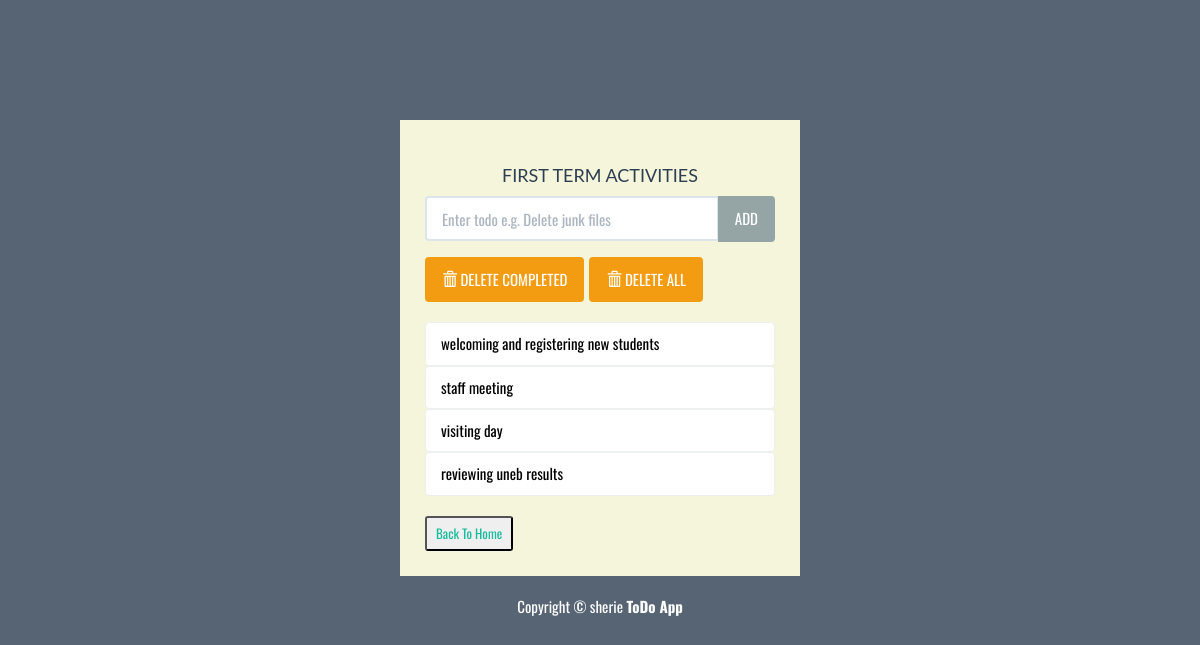
The app's page /activity/activity with its own data.
### todo/models.py (models this page shows, shortened)
class Todo(models.Model):
    text = models.CharField(max_length=40)
    complete = models.BooleanField(default=False)

### todo/views.py (the view)
# urls.py: path('activity/', include('todo.urls'))
def activity(request):
    todo_list = Todo.objects.order_by('id')
    form = TodoForm()
    context = {'todo_list': todo_list, 'form': form}
    return render(request, 'todo/activity.html', context)

### todo/forms.py
class TodoForm(forms.Form):
    text = forms.CharField(max_length=40,
                           widget=forms.TextInput(
                               attrs={'class': 'form-control', 'placeholder': 'Enter todo e.g. Delete junk files',
                                      'aria-label': 'Todo', 'aria-describedby': 'add-btn'}))

### todo/templates/todo/activity.html (shortened to what this page needs)
{% load static %}
<!DOCTYPE html>
<html lang="en">
	<head>
		<link rel="stylesheet" href="{% static 'todo/bs/css/flatly.min.css' %}" />
		<link rel="stylesheet" href="{% static 'todo/styles.css' %}" />
	</head>
	<body>
		<div class="container-fluid" id="wrapper">
			<div class="row">
				<div class="col-lg-4 col-lg-offset-4" id="content">
					<h2>FIRST TERM ACTIVITIES</h2>
					<form action="{% url 'add' %}" method="POST" role="form">
						<div class="form-group">
							<div class="input-group">
							  {{ form.text }}
							  <span class="input-group-btn">
								  <button type="submit" class="btn btn-default" id="add-btn">ADD</button>
							  </span>
							</div>
						</div>
					</form>
					<div class="row t10">
						<div class="col-lg-12">
							<div class="btn-toolbar">
								<div class="btn-group">
									<a href="{% url 'deletecomplete' %}"><button type="button" class="btn btn-warning">
										<i class="glyphicon glyphicon-trash"></i> DELETE COMPLETED
									</button></a>
								</div>
								<div class="btn-group">
									<a href="{% url 'deleteall' %}"><button type="button" class="btn btn-warning">
										<i class="glyphicon glyphicon-trash"></i> DELETE ALL
									</button></a>
								</div>
							</div>
						</div>
					</div>
					<ul class="list-group t20">
						{% for todo in todo_list %}
							{% if todo.complete %}
							<li class="list-group-item todo-completed">{{ todo.text }}</li>
							{% else %}
							<a href="{% url 'complete' todo.id %}"><li class="list-group-item">{{ todo.text }}</li></a>
							{% endif %}
						{% endfor %}
					</ul>
                    <button class="btn-sm" type="back"><a href="{% url 'index' %}">Back To Home</a></button>
				</div>
			</div>
			<footer>
				<div class="row pad">
					<div class="col-lg-12 text-center">
						Copyright &copy; sherie <strong>ToDo App</strong>
					</div>
				</div>
			</footer>
		</div>
	</body>
</html>

### todo/static/todo/styles.css (style rules this page uses)
body { background: rgba(44, 62, 80, .8); font-family: 'Oswald', 'Futura', sans-serif; }
#wrapper { margin-top: 10% !important; }
#content { background: beige; padding: 25px; }
#content > h2 { font-size: 18px; text-align: center; padding-top: 0; }
.t10 { margin-top: 10px; }
.t20 { margin-top: 20px; }
footer { margin-top: 20px; color: white; }
.list-group-item { color: black; }

### records on screen
Todo: text "welcoming and registering new students"
Todo: text "staff meeting"
Todo: text "visiting day"
Todo: text "reviewing uneb results"
